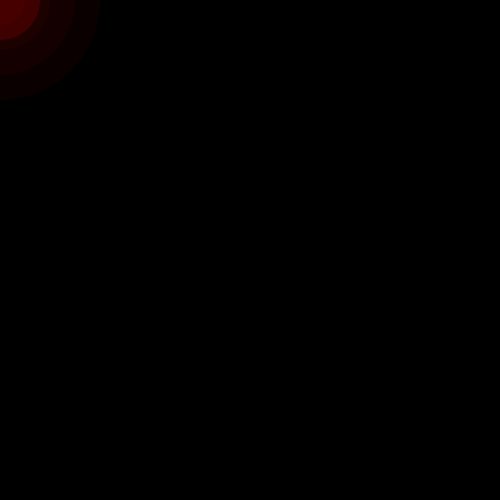
Frame 1 (no input)
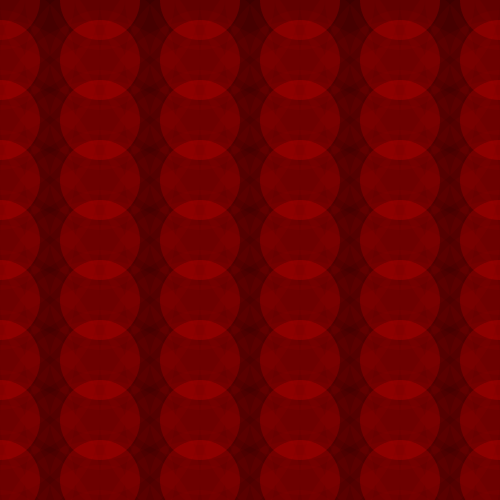
Frame 60 (the mouse pressed at the canvas centre just before this capture)
Frame 120 (the mouse held since frame 60 and released just before this capture): identical to frame 60, image omitted

The Processing sketch that drew these frames (run headless with seeded random() and noise(); from frame 60 on, the mouse is pressed at the canvas centre):

// Processing sketch: processing_32443
// ── processing_32443.pde

int a=0;
int b=50;
int c=80;
int y=0;


void setup(){
  size(500,500);
  noFill();
  background(0);
 
 fill(255,0,0,10);
 noStroke();
  
}

void draw(){
 
 while(b<250){
 
 ellipse(a,y,c,c);  
 ellipse(a,y,b,b);
  
  b=b+50;
  
}

a=a+100;
b=0;


if (a >500) {
  y=y+60;
  a=0;}

}
